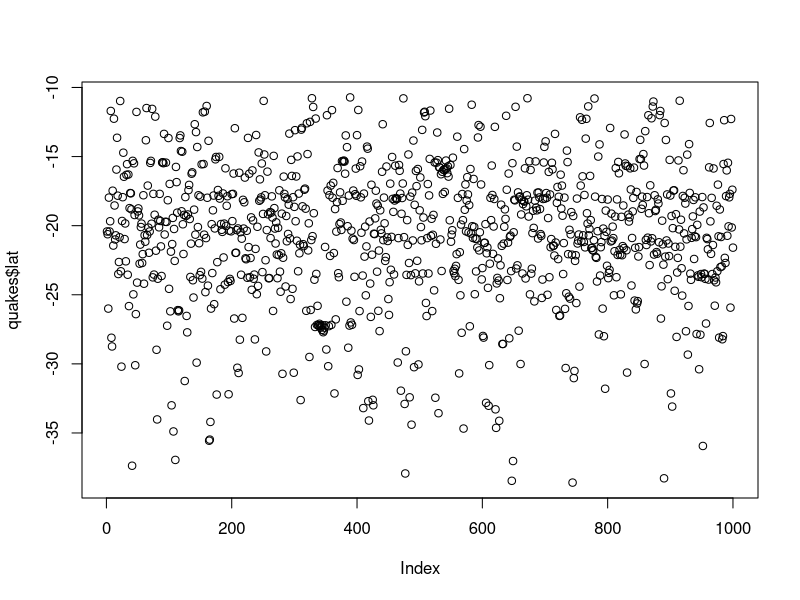
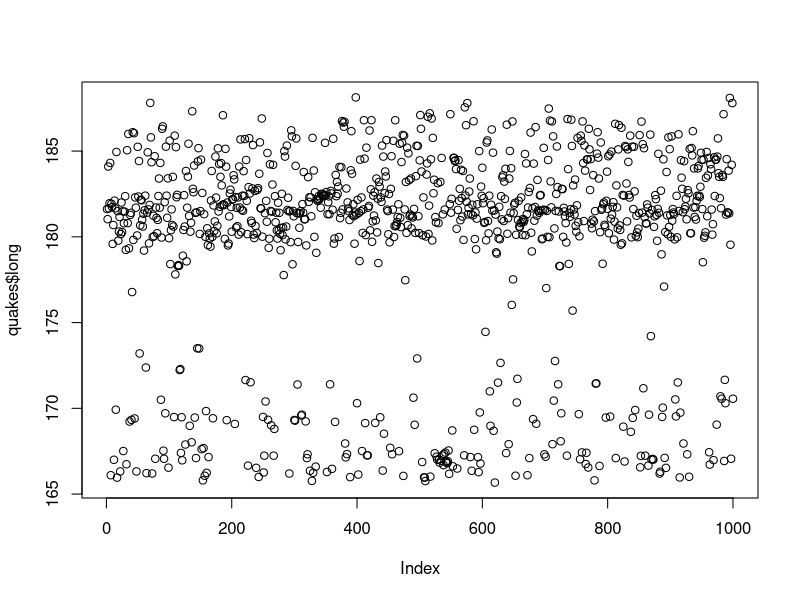
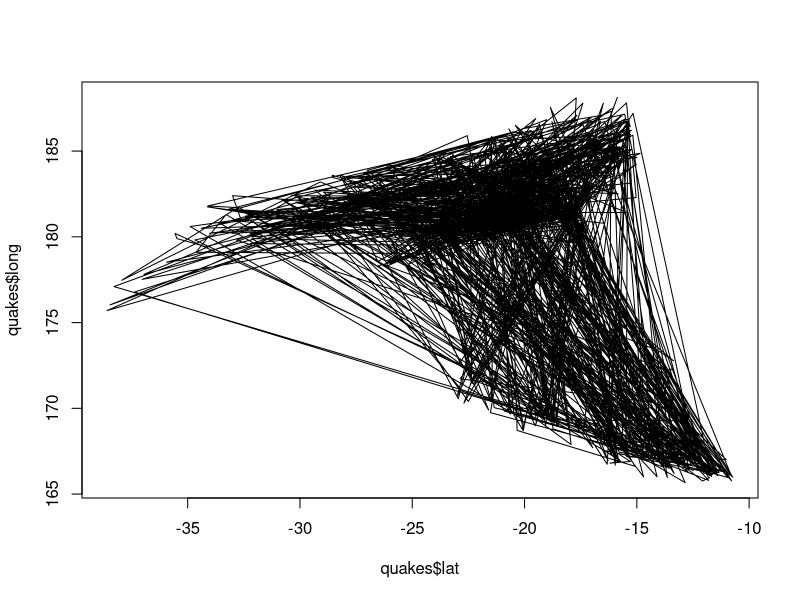
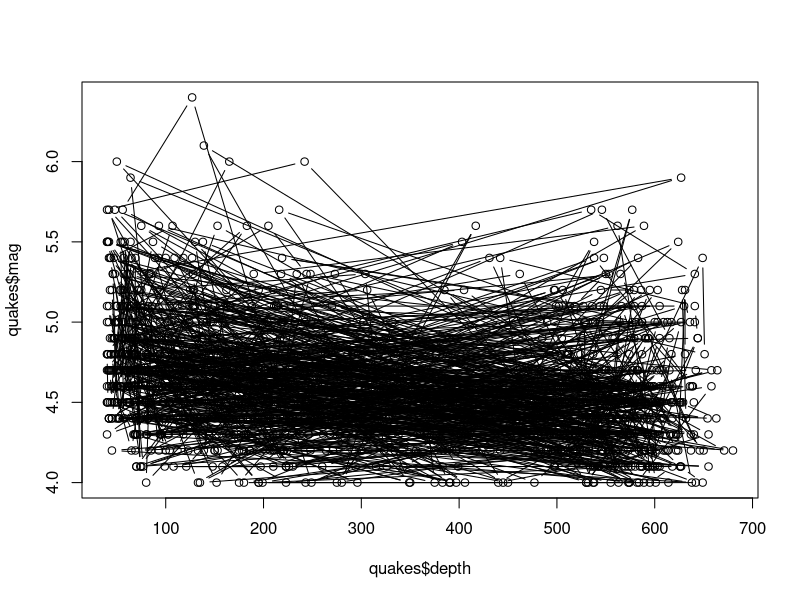
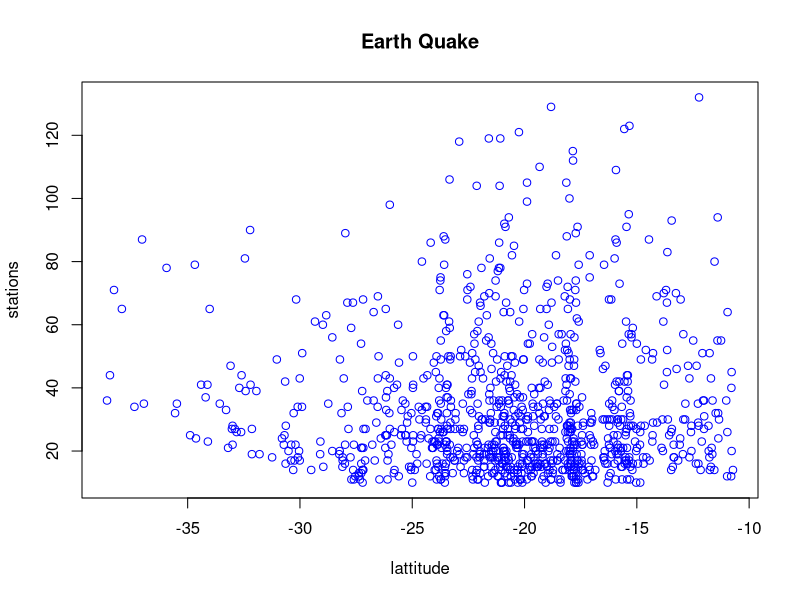
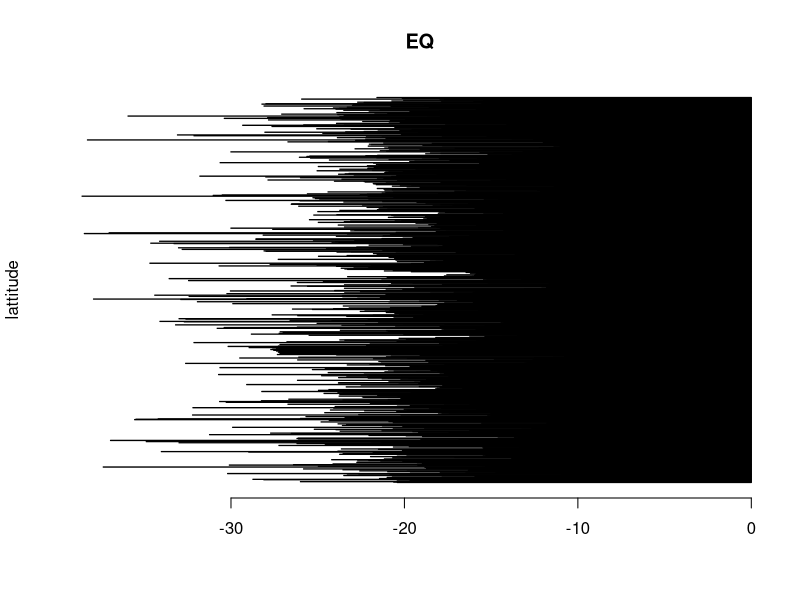
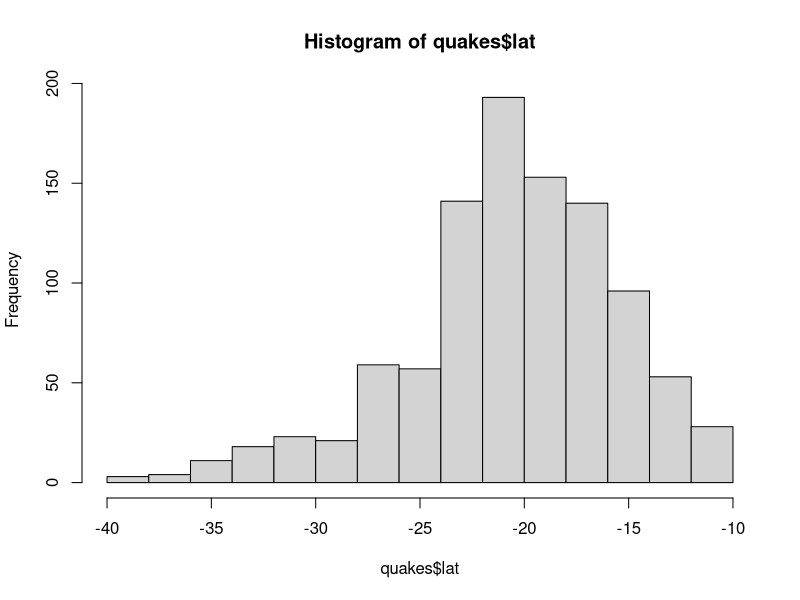
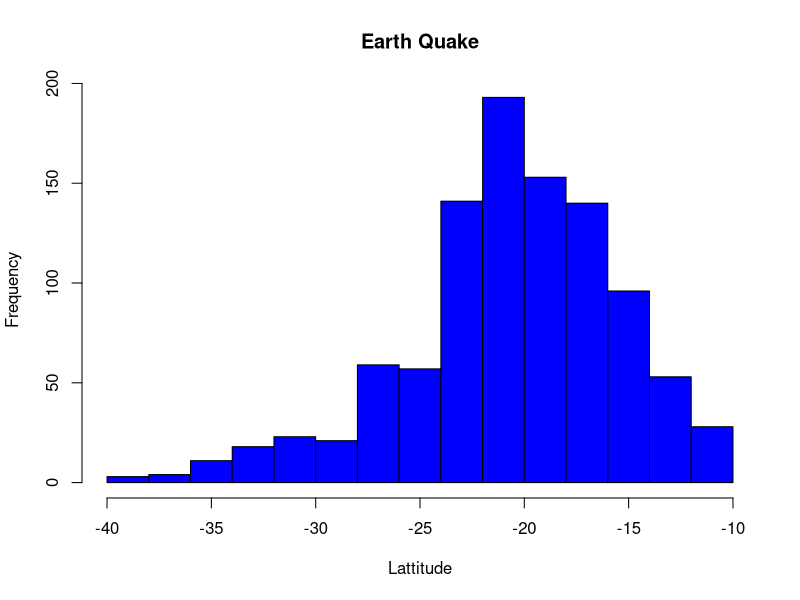

Generate these figures, in order, with R:
datasets::quakes

quakes <- datasets::quakes

head(quakes,10)
tail(quakes,10)

quakes[,c(2:4)]
quakes[c(14:25),2]
quakes$lat
df<-quakes[,-5]

summary(quakes[,5])
summary(quakes)
summary(quakes$long)
summary(quakes[c(1:16),])
summary(quakes$stations)

plot(quakes$lat)
plot(quakes$long)
plot(quakes$lat,quakes$long, type = "l")
plot(quakes$depth,quakes$mag, type = "b")
plot(quakes$lat,quakes$stations,xlab ='lattitude',ylab='stations', main="Earth Quake",col='blue')
?plot     

barplot(quakes$lat, main = 'EQ',ylab ='lattitude', col = 'blue', horiz = T, axes = T)

hist(quakes$lat)
hist(quakes$lat, main = 'Earth Quake', xlab = 'Lattitude', col = 'blue')

boxplot(quakes$long, main="Boxplot")
boxplot(quakes, main="Multiple")

plot(quakes$long)
plot(quakes,main = "Earth Quake Analysis")
hist(quakes$lat)
